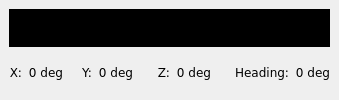
  <widget class="QDockWidget" name="dockCompass">
   <property name="maximumSize">
    <size>
     <width>411</width>
     <height>524287</height>
    </size>
   </property>
   <property name="windowTitle">
    <string>Compass</string>
   </property>
   <attribute name="dockWidgetArea">
    <number>1</number>
   </attribute>
   <widget class="QWidget" name="dockWidgetContents_8">
    <layout class="QGridLayout" name="gridLayout_6">
     <item row="0" column="0">
      <layout class="QGridLayout" name="gridLayout">
       <item row="0" column="0">
        <layout class="QHBoxLayout" name="horizontalLayout_15">
         <item>
          <widget class="CompassWidget" name="frameCompass" native="true">
           <property name="palette">
            <palette>
             <active>
              <colorrole role="Base">
               <brush brushstyle="SolidPattern">
                <color alpha="255">
                 <red>255</red>
                 <green>255</green>
                 <blue>255</blue>
                </color>
               </brush>
              </colorrole>
              <colorrole role="Window">
               <brush brushstyle="SolidPattern">
                <color alpha="255">
                 <red>0</red>
                 <green>0</green>
                 <blue>0</blue>
                </color>
               </brush>
              </colorrole>
             </active>
             <inactive>
              <colorrole role="Base">
               <brush brushstyle="SolidPattern">
                <color alpha="255">
                 <red>255</red>
                 <green>255</green>
                 <blue>255</blue>
                </color>
               </brush>
              </colorrole>
              <colorrole role="Window">
               <brush brushstyle="SolidPattern">
                <color alpha="255">
                 <red>0</red>
                 <green>0</green>
                 <blue>0</blue>
                </color>
               </brush>
              </colorrole>
             </inactive>
             <disabled>
              <colorrole role="Base">
               <brush brushstyle="SolidPattern">
                <color alpha="255">
                 <red>0</red>
                 <green>0</green>
                 <blue>0</blue>
                </color>
               </brush>
              </colorrole>
              <colorrole role="Window">
               <brush brushstyle="SolidPattern">
                <color alpha="255">
                 <red>0</red>
                 <green>0</green>
                 <blue>0</blue>
                </color>
               </brush>
              </colorrole>
             </disabled>
            </palette>
           </property>
           <property name="autoFillBackground">
            <bool>true</bool>
           </property>
          </widget>
         </item>
        </layout>
       </item>
       <item row="1" column="0">
        <layout class="QHBoxLayout" name="horizontalLayout_2">
         <item>
          <layout class="QHBoxLayout" name="horizontalLayout_3">
           <item>
            <widget class="QLabel" name="label18_12">
             <property name="font">
              <font>
               <family>Verdana</family>
              </font>
             </property>
             <property name="text">
              <string>X:</string>
             </property>
             <property name="alignment">
              <set>Qt::AlignRight|Qt::AlignTrailing|Qt::AlignVCenter</set>
             </property>
            </widget>
           </item>
           <item>
            <widget class="QLabel" name="lblCompassX">
             <property name="font">
              <font>
               <family>Verdana</family>
              </font>
             </property>
             <property name="text">
              <string>0 deg</string>
             </property>
             <property name="alignment">
              <set>Qt::AlignRight|Qt::AlignTrailing|Qt::AlignVCenter</set>
             </property>
            </widget>
           </item>
          </layout>
         </item>
         <item>
          <spacer name="horizontalSpacer_2">
           <property name="orientation">
            <enum>Qt::Horizontal</enum>
           </property>
           <property name="sizeHint" stdset="0">
            <size>
             <width>13</width>
             <height>20</height>
            </size>
           </property>
          </spacer>
         </item>
         <item>
          <layout class="QHBoxLayout" name="horizontalLayout_12">
           <item>
            <widget class="QLabel" name="label18_13">
             <property name="font">
              <font>
               <family>Verdana</family>
              </font>
             </property>
             <property name="text">
              <string>Y:</string>
             </property>
             <property name="alignment">
              <set>Qt::AlignRight|Qt::AlignTrailing|Qt::AlignVCenter</set>
             </property>
            </widget>
           </item>
           <item>
            <widget class="QLabel" name="lblCompassY">
             <property name="font">
              <font>
               <family>Verdana</family>
              </font>
             </property>
             <property name="text">
              <string>0 deg</string>
             </property>
             <property name="alignment">
              <set>Qt::AlignRight|Qt::AlignTrailing|Qt::AlignVCenter</set>
             </property>
            </widget>
           </item>
          </layout>
         </item>
         <item>
          <spacer name="horizontalSpacer_3">
           <property name="orientation">
            <enum>Qt::Horizontal</enum>
           </property>
           <property name="sizeHint" stdset="0">
            <size>
             <width>18</width>
             <height>20</height>
            </size>
           </property>
          </spacer>
         </item>
         <item>
          <layout class="QHBoxLayout" name="horizontalLayout_13">
           <item>
            <widget class="QLabel" name="label18_14">
             <property name="font">
              <font>
               <family>Verdana</family>
              </font>
             </property>
             <property name="text">
              <string>Z:</string>
             </property>
             <property name="alignment">
              <set>Qt::AlignRight|Qt::AlignTrailing|Qt::AlignVCenter</set>
             </property>
            </widget>
           </item>
           <item>
            <widget class="QLabel" name="lblCompassZ">
             <property name="font">
              <font>
               <family>Verdana</family>
              </font>
             </property>
             <property name="text">
              <string>0 deg</string>
             </property>
             <property name="alignment">
              <set>Qt::AlignRight|Qt::AlignTrailing|Qt::AlignVCenter</set>
             </property>
            </widget>
           </item>
          </layout>
         </item>
         <item>
          <spacer name="horizontalSpacer_5">
           <property name="orientation">
            <enum>Qt::Horizontal</enum>
           </property>
           <property name="sizeHint" stdset="0">
            <size>
             <width>18</width>
             <height>20</height>
            </size>
           </property>
          </spacer>
         </item>
         <item>
          <layout class="QHBoxLayout" name="horizontalLayout_14">
           <item>
            <widget class="QLabel" name="label18_15">
             <property name="font">
              <font>
               <family>Verdana</family>
              </font>
             </property>
             <property name="text">
              <string>Heading:</string>
             </property>
             <property name="alignment">
              <set>Qt::AlignRight|Qt::AlignTrailing|Qt::AlignVCenter</set>
             </property>
            </widget>
           </item>
           <item>
            <widget class="QLabel" name="lblCompassHeading">
             <property name="font">
              <font>
               <family>Verdana</family>
              </font>
             </property>
             <property name="text">
              <string>0 deg</string>
             </property>
             <property name="alignment">
              <set>Qt::AlignRight|Qt::AlignTrailing|Qt::AlignVCenter</set>
             </property>
            </widget>
           </item>
          </layout>
         </item>
        </layout>
       </item>
      </layout>
     </item>
    </layout>
   </widget>
  </widget>
